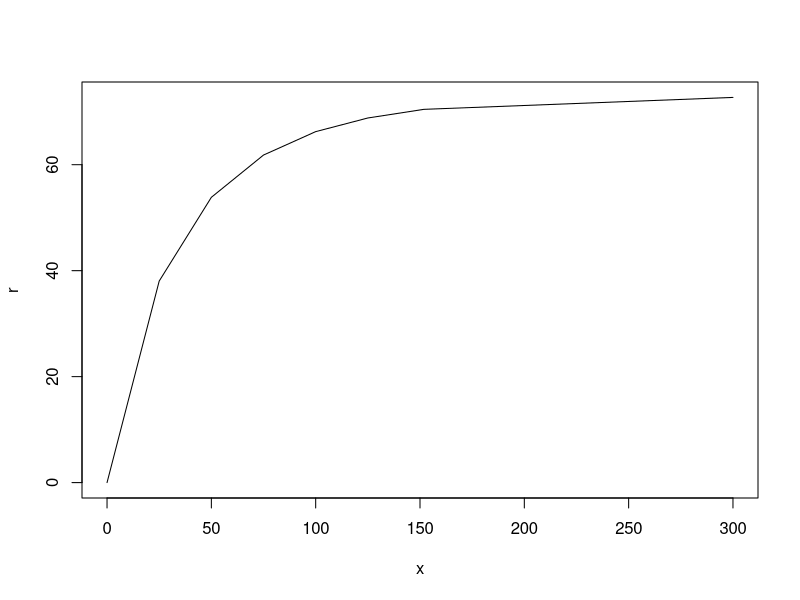

Write the R code that produced this figure.
# page no: 507

db = 1.2;
df = 8;
kb = 0.06;
kf = 72;
Hw = 10;
Xd = 40;
a = (kb/(kf*db*df))^0.5;
Xo = 1.414/a;
x = c(0, 25, 50, 75, 100, 125, 151.8, 300)
Xr = vector(length = 8)
ho = vector(length = 8)
r = vector(length = 8)
for ( i in  1:8){
e = exp(2*a*x[i]);
Xr[i] = (e-1)/(a*(e+1));
ho[i] = Xr[i]*Hw/(Xr[i]+Xd);
r[i] = Xr[i]*100/(Xr[i]+Xd);
}
for ( i in  1:8)cat(x[i],Xr[i],ho[i],r[i],'\n');
print(db);
plot(x,r, type='l')
